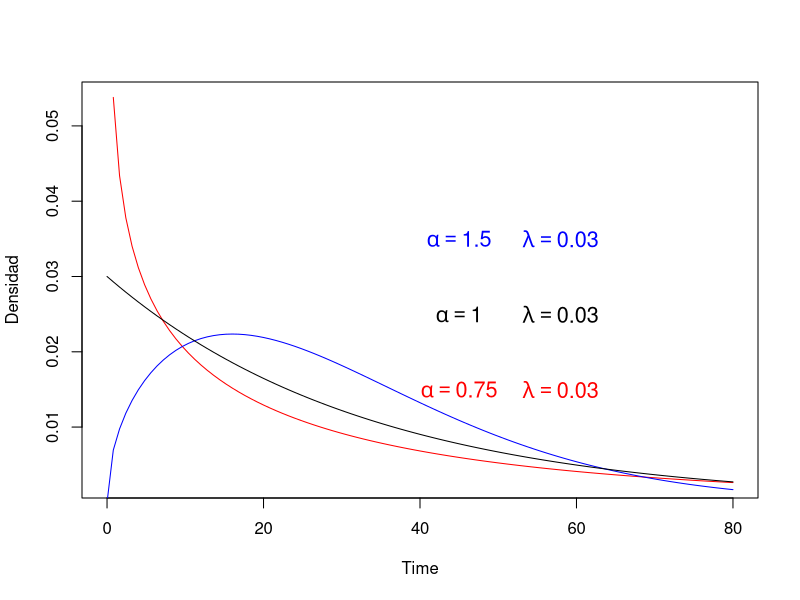
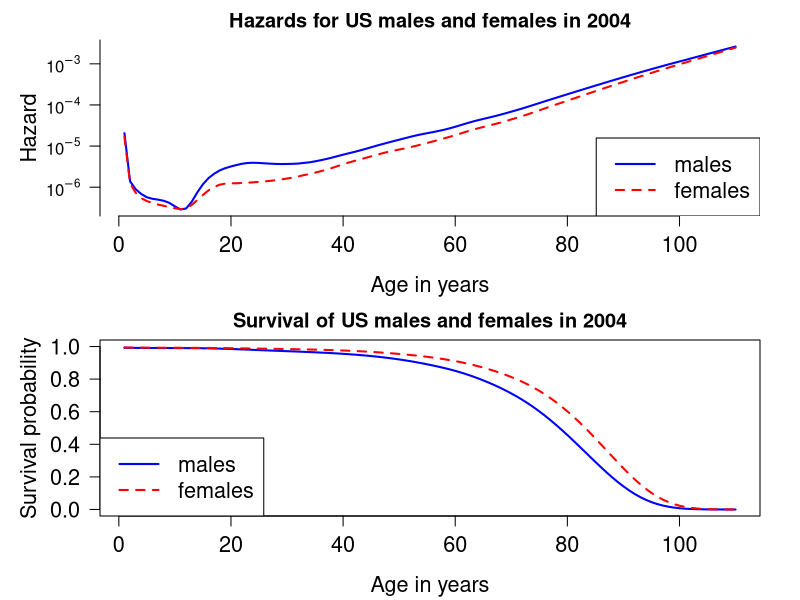
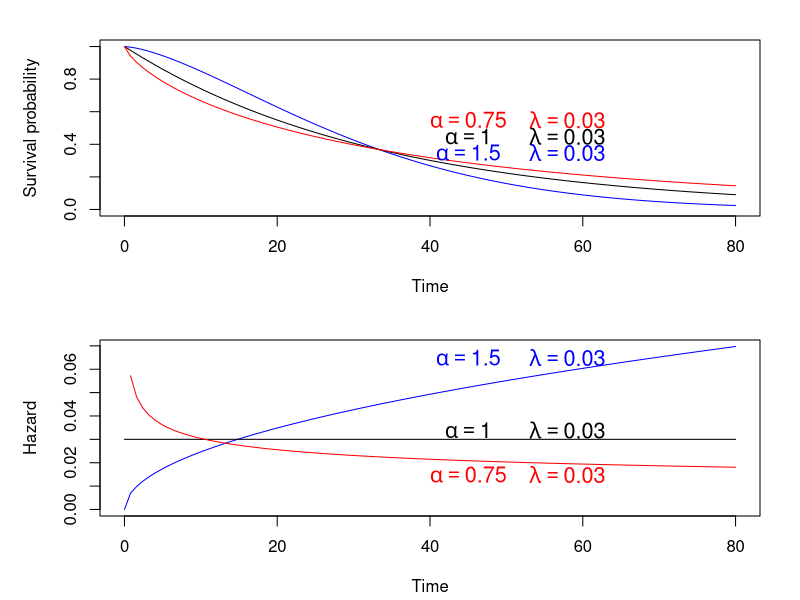

R code for these plots, in order:
## ---- chunk 1
#| echo: false
curve(dweibull(x, shape=0.75, scale=1/0.03), from=0, to=80, 
     ylab='Densidad', xlab='Time',  col="red")
curve(dweibull(x, shape=1.5, scale=1/0.03), from=0, to=80, 
     ylab='Densidad', xlab='Time', add=T, col="blue")
curve(dweibull(x, shape=1.0, scale=1/0.03), from=0, to=80, 
     ylab='Densidad', xlab='Time', add=T, col="black")
text(45, 0.015, expression(alpha == 0.75), col="red", cex=1.3)
text(58, 0.015, expression(lambda==0.03), col="red", cex=1.3)
text(45, 0.035, expression(alpha == 1.5), col="blue", cex=1.3)
text(58, 0.035, expression(lambda==0.03), col="blue", cex=1.3)
text(45, 0.025, expression(alpha == 1.00), col="black", cex=1.3)
text(58, 0.025, expression(lambda==0.03), col="black", cex=1.3)
## ---- chunk 2
library(survival)
tabla=as.table(survexp.us[,,"2004"])

knitr::kable(tabla, booktabs = TRUE, digits = 5,format.args = list(scientific = FALSE),
             format = "simple",
             caption="Tasas de riesgo (hazard rates) de hombres y mujeres por edad para el año 2004")
## ---- chunk 3
#| echo: false
tm <- c(0, # birth
        1:110) # subsequent years
hazMale <- survexp.us[,"male","2004"] # 2004 males
hazFemale <- survexp.us[,"female","2004"] # 2004 females
tm.diff <- diff(tm)
survMale <- exp(-cumsum(hazMale*tm.diff)*365.24)
survFemale <- exp(-cumsum(hazFemale*tm.diff)*365.24)

# Figure 2.1.2 log hazard and survival for US males and females in 2004
par(mfrow=c(2,1),    # two rows and one column of plots
    mar=c(4.2,5,2,2))  # set margins for the lower, left, top, and righ of each plot

logHazMale <- log(hazMale)
logHazFemale <- log(hazFemale)    

plot(logHazMale ~ tm[-1], type="l",
     xlab="Age in years",           # x axis label
     ylab="Hazard",col="blue",      # y azis label
     lwd=2,                         # double line width
     las=1,                         # make y axis labels perpendicular to axis
     axes=F, cex.lab=1.3, cex.axis=1.3)     # make blue line solid
lines(logHazFemale ~ tm[-1],type="l", 
      col="red",lwd=2, lty=2)   # add a red dashed line to the plot

yyLabs <- c(1e-07, 1e-06, 1e-05, 1e-04, 1e-03, 1e-02)
yyLabsLog <- log(yyLabs)
axis(2, at=yyLabsLog, labels=c(expression(10^-7), expression(10^-6), 
  expression(10^-5), expression(10^-4), expression(10^-3), expression(10^-2)), las=1)  
axis(1, cex.axis=1.3)   
legend("bottomright", legend=c("males","females"),
       lty=c(1,2), col=c("blue","red"), lwd=2, cex=1.3)
title("Hazards for US males and females in 2004")


tm.diff <- diff(tm)         # same length as "tm"
survMale <- exp(-cumsum(hazMale*tm.diff)*365.24)         # survival probs for males
survFemale <- exp(-cumsum(hazFemale*tm.diff)*365.24)     # survival probs for females
#windows(width=7,height=5)
plot(survMale ~ tm[-1],type="l",          # lower case "L" indicates line plot
     xlab="Age in years",             # x axis label
     ylab="Survival probability",     # y azis label
     col="blue",                      # line color
     lwd=2,                           # double line width
     las=1,                           # make y axis labels perpendicular to axis
     ylim=c(0,1), cex.lab=1.3, cex.axis=1.3)       # y axis limit ranges from 0 to 1

lines(survFemale ~ tm[-1], col="red", lwd=2, lty=2)    # add a red dashed line to the plot
legend("bottomleft", legend=c("males","females"),
       lty=c(1,2), col=c("blue","red"), lwd=2, cex=1.3)
title("Survival of US males and females in 2004")


## ---- chunk 4
library(survival)
tm <- c(0, # birth
        1:110) # subsequent years
hazMale <- survexp.us[,"male","2004"]
tm.diff <- diff(tm)
survMale <- exp(-cumsum(hazMale * tm.diff) * 365.24)

## ---- chunk 5
# Estimación numérica en R
sum(survMale * tm.diff)  # área bajo la curva de supervivencia
## ---- chunk 6
library(survival)
tt <- c(7,6,6,5,2,4)
status <- c(0,1,0,0,1,1)
fit <- survfit(Surv(tt, status) ~ 1)
summary(fit)$table["median"]
## ---- chunk 7
lambda <- 0.1
media_exp <- 1 / lambda
mediana_exp <- log(2) / lambda
media_exp
mediana_exp
## ---- chunk 8
set.seed(137)
tt.exp <- rexp(1000, rate=lambda)
mean(tt.exp)
median(tt.exp)
## ---- chunk 9
alpha <- 1.5; lambda <- 0.03
media_weibull <- (1/lambda) * gamma(1 + 1/alpha)
mediana_weibull <- (log(2)^(1/alpha))/lambda
media_weibull
mediana_weibull
## ---- chunk 10
set.seed(137)
tt.weib <- rweibull(1000, 
                    shape=alpha, 
                    scale=1/lambda)
mean(tt.weib)
median(tt.weib)
## ---- chunk 11
#| echo: false
weibSurv <- function(t, shape, scale) pweibull(t, shape=shape,
scale=scale, lower.tail=F)
curve(weibSurv(x, shape=1.5, scale=1/0.03), from=0, to=80, 
     ylim=c(0,1), ylab='Survival probability', xlab='Time', col="blue")
curve(weibSurv(x, shape=1.0, scale=1/0.03), from=0, to=80, 
     ylim=c(0,1), ylab='Survival probability', xlab='Time', add=T, col="black")
curve(weibSurv(x, shape=0.75, scale=1/0.03), from=0, to=80, 
     ylim=c(0,1), ylab='Survival probability', xlab='Time', add=T, col="red")
text(45, 0.55, expression(alpha == 0.75), col="red", cex=1.3)
text(58, 0.55, expression(lambda==0.03), col="red", cex=1.3)
text(45, 0.35, expression(alpha == 1.5), col="blue", cex=1.3)
text(58, 0.35, expression(lambda==0.03), col="blue", cex=1.3)
text(45, 0.45, expression(alpha == 1.00), col="black", cex=1.3)
text(58, 0.45, expression(lambda==0.03), col="black", cex=1.3)
## ---- chunk 12
#| fig-cap: Weibull hazard functions
#| echo: false
weibHaz <- {function(x, shape, scale) dweibull(x, shape=shape,
     scale=scale)/pweibull(x, shape=shape, scale=scale, lower.tail=F)}
curve(weibHaz(x, shape=1.5, scale=1/0.03), from=0, to=80, 
     ylab='Hazard', xlab='Time', col="blue")
curve(weibHaz(x, shape=1.0, scale=1/0.03), from=0, to=80, 
     ylab='Hazard', xlab='Time', add=T, col="black")
curve(weibHaz(x, shape=0.75, scale=1/0.03), from=0, to=80, 
     ylab='Hazard', xlab='Time', add=T, col="red")
text(45, 0.015, expression(alpha == 0.75), col="red", cex=1.3)
text(58, 0.015, expression(lambda==0.03), col="red", cex=1.3)
text(45, 0.065, expression(alpha == 1.5), col="blue", cex=1.3)
text(58, 0.065, expression(lambda==0.03), col="blue", cex=1.3)
text(45, 0.034, expression(alpha == 1.00), col="black", cex=1.3)
text(58, 0.034, expression(lambda==0.03), col="black", cex=1.3)
## ---- chunk 13
tt <- c(7,6,6,5,2,4)
status <- c(0,1,0,0,1,1)
library(survival)
survfit(Surv(tt, status) ~ 1)
